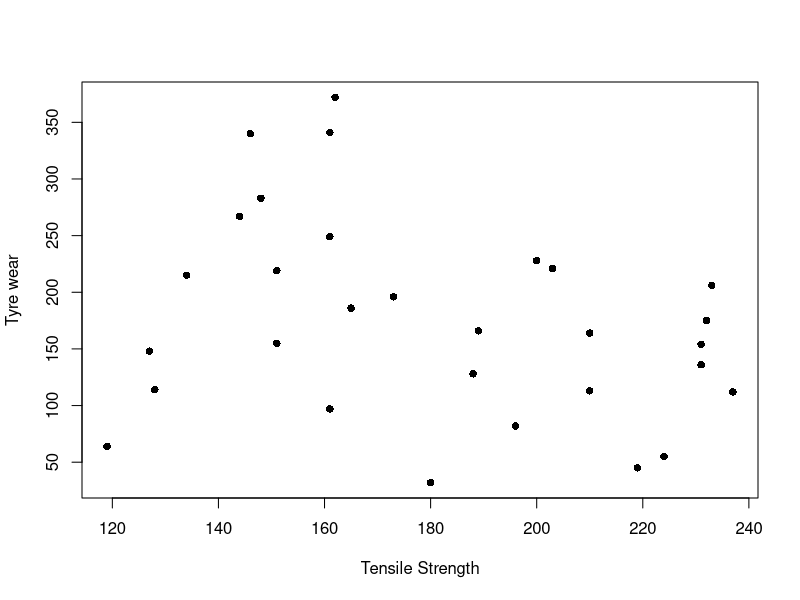
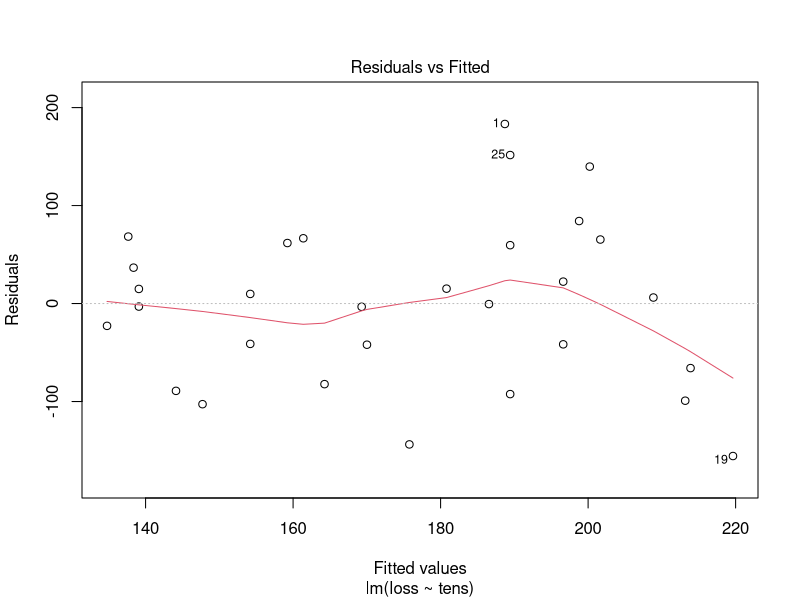
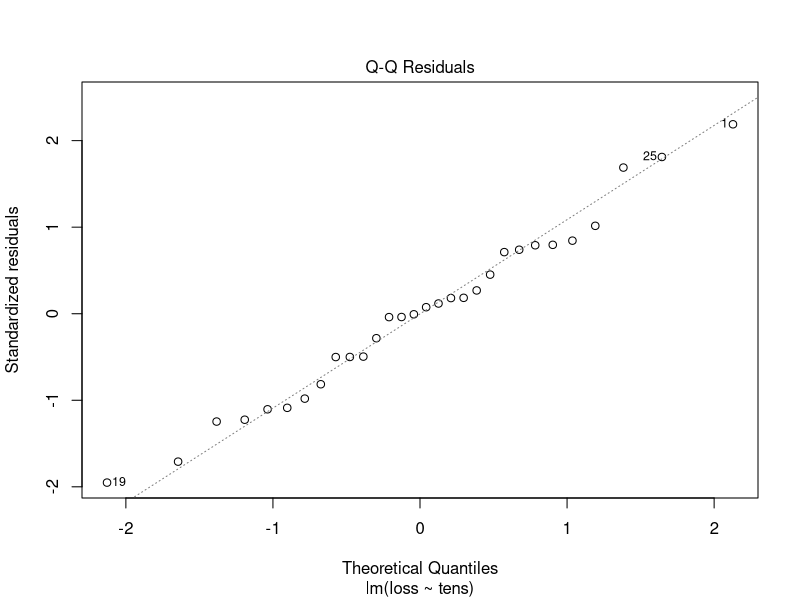
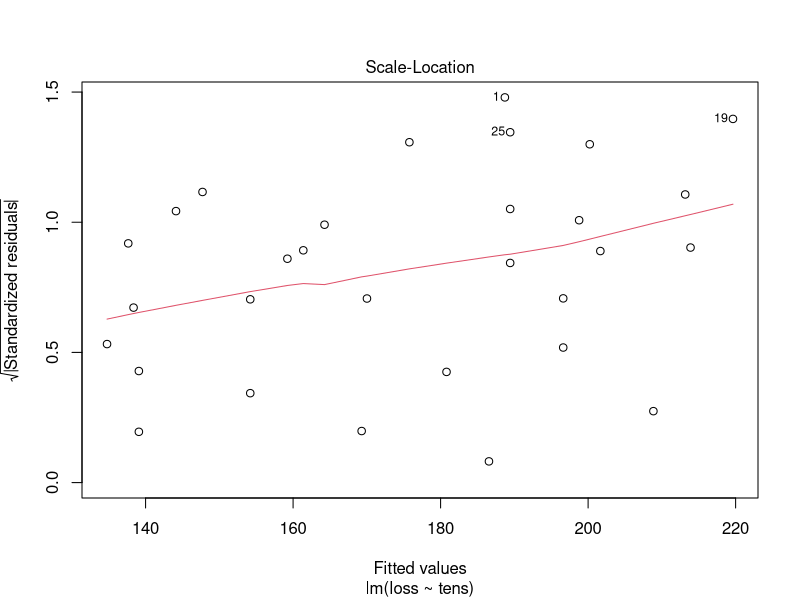
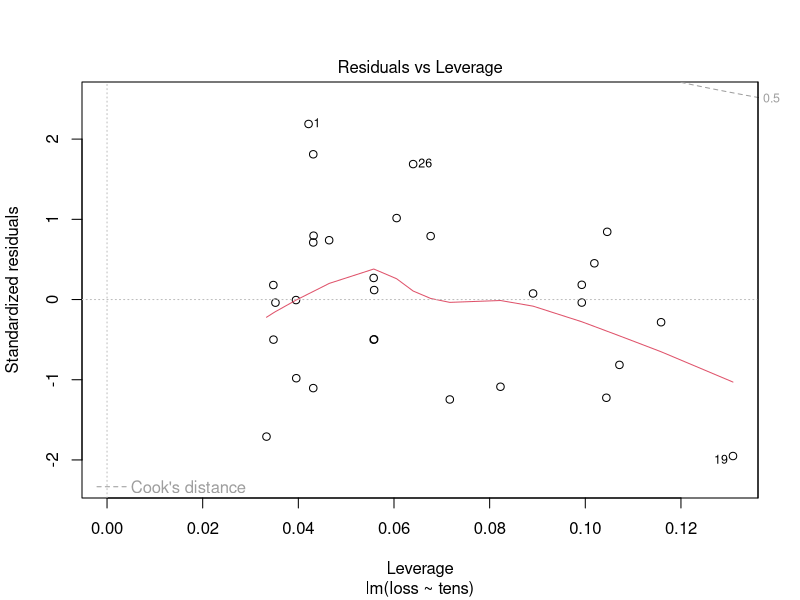
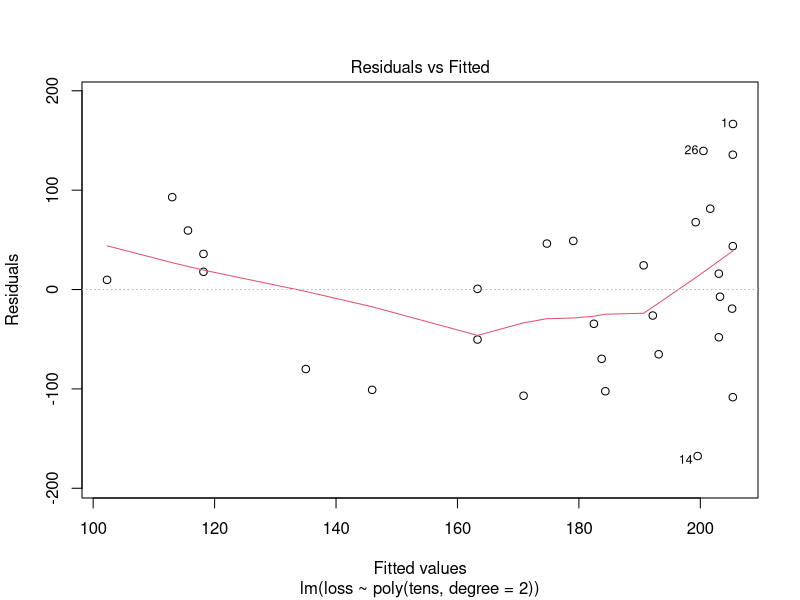
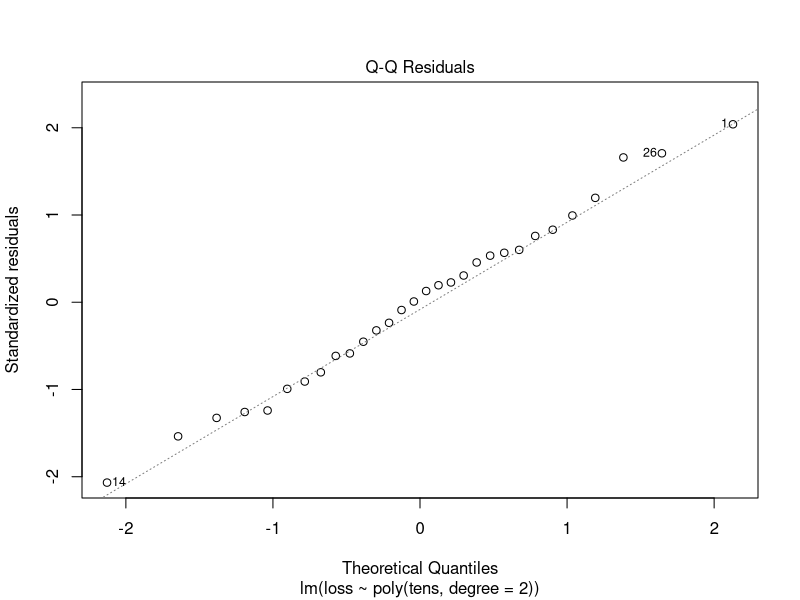
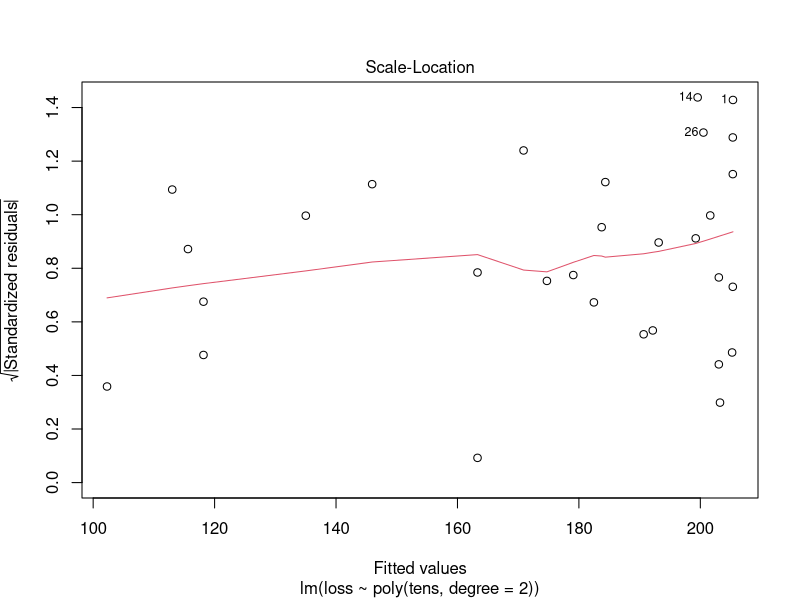

Recreate these plots in R, in order.
library(MASS)
data(Rubber)

#PLOT
plot(Rubber$tens, Rubber$loss, pch=16, xlab="Tensile Strength", ylab="Tyre wear")

#model
modelExercise2A <- lm(loss~tens, data=Rubber)
plot(modelExercise2A)

modelExercise2B <- lm(loss~poly(tens,degree=2), data=Rubber)
plot(modelExercise2B)

modelExercise2C <- lm(loss~poly(tens,degree=3), data=Rubber)
plot(modelExercise2C)

#
plot(Rubber$tens, Rubber$loss, pch=16, xlab="Tensile Strength", ylab="Tyre wear")
